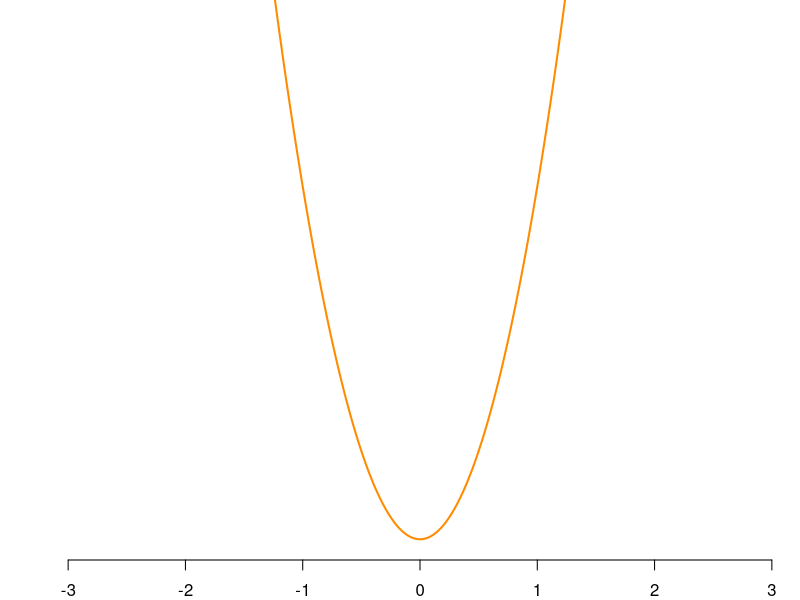

This figure's R source: (Note: this script raises an error after producing the figure.)

xs <- 10*c(-300:300)/1000
ys <- xs^2
yscale <- 1.4

par(mar = c(2, 2, 0, 0))

plot(NULL, xlim = c(-3,3), ylim = c(0, yscale*1.05), axes = FALSE, xlab = "", ylab = "")
axis(1, at = c(-3:3), cex = 2)

lines(xs, ys, col = "darkorange", lwd = 2)

if (internalFlag) {
  bs <- seq(-1+1/n_bins, 1-1/n_bins, length.out=n_bins)
  local_tables <- bs^2
  for (ii in 1:length(bs)) {
   lines(rep(bs[ii], 2), c(0, local_tables[ii]), col = "firebrick3")
   points(bs[ii], local_tables[ii], col = firebricktrans, pch=19, cex = 3/sqrt(n_bins))
  }
} else {
  in_middle <- which(xs < 1 & xs > -1)
  lines(xs[in_middle], ys[in_middle], col = "firebrick3", lwd = 2)
}